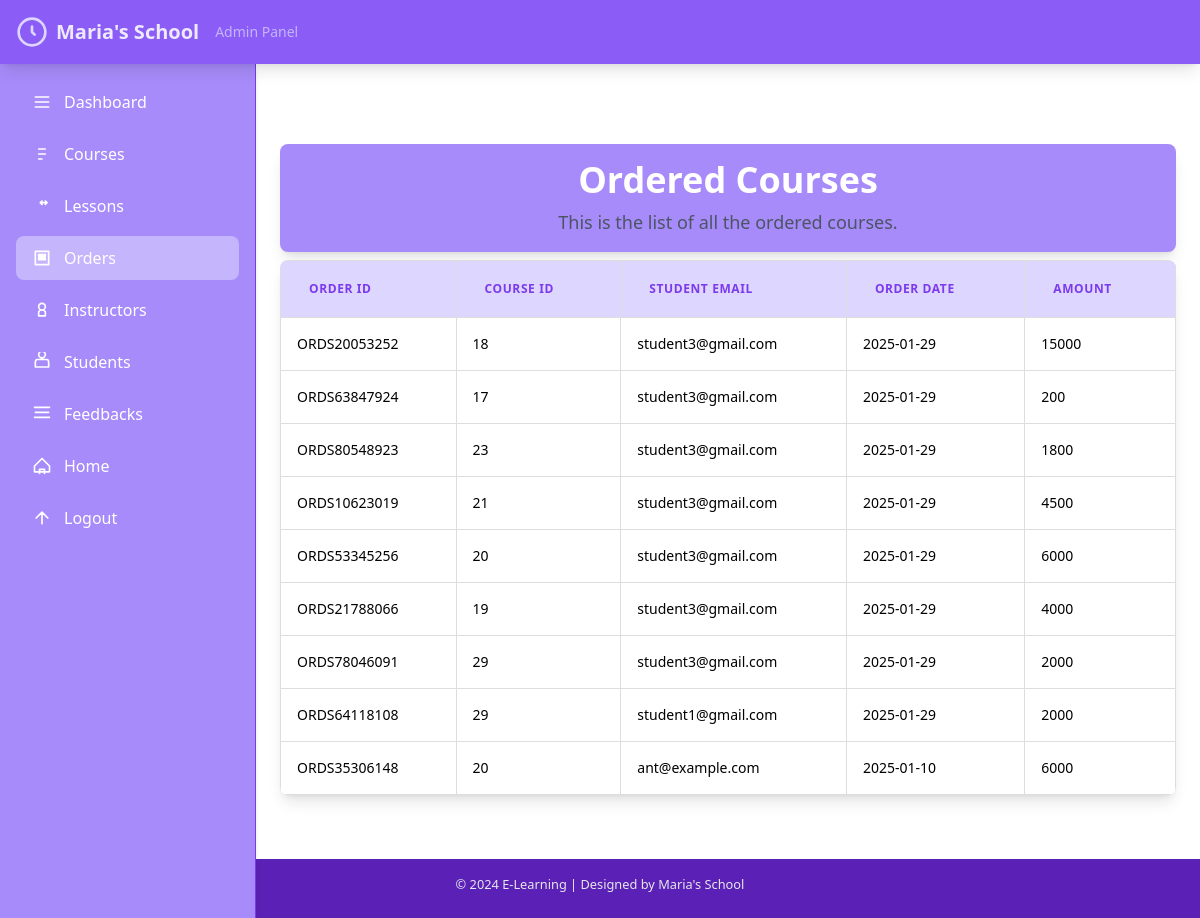
The app's page /Admin/orders.php with its own data.
### tables this page shows
CREATE TABLE IF NOT EXISTS `courseorder` (
  `co_id` int NOT NULL AUTO_INCREMENT,
  `order_id` varchar(255) NOT NULL,
  `stu_email` varchar(255) NOT NULL,
  `course_id` int NOT NULL,
  `status` varchar(255) NOT NULL,
  `respmsg` text NOT NULL,
  `amount` int NOT NULL,
  `order_date` date NOT NULL,
  PRIMARY KEY (`co_id`),
  UNIQUE KEY `order_id` (`order_id`)
);

CREATE TABLE IF NOT EXISTS `course` (
  `course_id` int NOT NULL AUTO_INCREMENT,
  `instructor_id` int NOT NULL,
  `course_name` text NOT NULL,
  `course_desc` text NOT NULL,
  `course_author` varchar(255) NOT NULL,
  `course_img` text NOT NULL,
  `course_duration` int NOT NULL DEFAULT '0',
  `course_price` int NOT NULL,
  `rating` int DEFAULT NULL,
  `total_reviews` int(10) unsigned zerofill DEFAULT NULL,
  PRIMARY KEY (`course_id`)
);

### Admin/orders.php (the view, shortened to what this page needs)
<?php
include('../dbConnection.php');
$sql = "SELECT co.*, c.course_name, c.course_price
        FROM courseorder co
        INNER JOIN course c ON co.course_id = c.course_id";
$orderedCourses = [];
$result = $conn->query($sql);
if ($result->num_rows > 0) {
    while ($row = $result->fetch_assoc()) {
        $orderedCourses[] = $row;
    }
}
include 'include/sidebar.php';
?>
<div class="pt-12">
    <div class="my-2 py-2 bg-violet-400 text-white shadow-lg rounded-lg">
        <h3 class="text-center text-4xl font-extrabold my-2">Ordered Courses</h3>
        <p class="text-center text-lg text-gray-600 mb-2">This is the list of all the ordered courses.</p>
    </div>
    <div class="flex justify-center ">
        <div class="w-full bg-white shadow-lg rounded-lg overflow-x-auto">
            <table class="min-w-full leading-normal overflow-auto min-w-[500px]">
                <thead>
                    <tr>
                        <th class="py-5 px-7 bg-violet-200 text-left text-xs font-semibold text-violet-600 uppercase tracking-wider">Order ID</th>
                        <th class="py-5 px-7 bg-violet-200 text-left text-xs font-semibold text-violet-600 uppercase tracking-wider">Course ID</th>
                        <th class="py-5 px-7 bg-violet-200 text-left text-xs font-semibold text-violet-600 uppercase tracking-wider">Student Email</th>
                        <th class="py-5 px-7 bg-violet-200 text-left text-xs font-semibold text-violet-600 uppercase tracking-wider">Order Date</th>
                        <th class="py-5 px-7 bg-violet-200 text-left text-xs font-semibold text-violet-600 uppercase tracking-wider">Amount</th>
                    </tr>
                </thead>
                <tbody>
                    <?php foreach ($orderedCourses as $index => $order): ?>
                        <tr class="border-b border-violet-200 hover:bg-violet-50 transition duration-150 ease-in-out">
                            <td class="py-4 px-4 text-sm"><?= $order["order_id"] ?></td>
                            <td class="py-4 px-4 text-sm"><?= $order["course_id"] ?></td>
                            <td class="py-4 px-4 text-sm"><?= $order["stu_email"] ?></td>
                            <td class="py-4 px-4 text-sm"><?= $order["order_date"] ?></td>
                            <td class="py-4 px-4 text-sm"><?= $order["course_price"] ?></td>
                        </tr>
                    <?php endforeach; ?>
                </tbody>
            </table>
        </div>
    </div>
</div>
<?php include('../mainInclude/footer.php'); ?>

### css/style.css (style rules this page uses)
.text-center { text-align: center; }

### css/sidebar.css (style rules this page uses)
table { border-collapse: collapse; width: 100%; }
th, td { border: 1px solid #ddd; padding: 8px; }
th { background-color: #f4f4f4; text-align: left; }

### records on screen
courseorder: order "ORDS20053252", course "18", stu_email "student3@gmail.com", order_date "2025-01-29", course.course_price "15000"
courseorder: order "ORDS63847924", course "17", stu_email "student3@gmail.com", order_date "2025-01-29", course.course_price "200"
courseorder: order "ORDS80548923", course "23", stu_email "student3@gmail.com", order_date "2025-01-29", course.course_price "1800"
courseorder: order "ORDS10623019", course "21", stu_email "student3@gmail.com", order_date "2025-01-29", course.course_price "4500"
courseorder: order "ORDS53345256", course "20", stu_email "student3@gmail.com", order_date "2025-01-29", course.course_price "6000"
courseorder: order "ORDS21788066", course "19", stu_email "student3@gmail.com", order_date "2025-01-29", course.course_price "4000"
courseorder: order "ORDS78046091", course "29", stu_email "student3@gmail.com", order_date "2025-01-29", course.course_price "2000"
courseorder: order "ORDS64118108", course "29", stu_email "student1@gmail.com", order_date "2025-01-29", course.course_price "2000"
courseorder: order "ORDS35306148", course "20", stu_email "ant@example.com", order_date "2025-01-10", course.course_price "6000"
